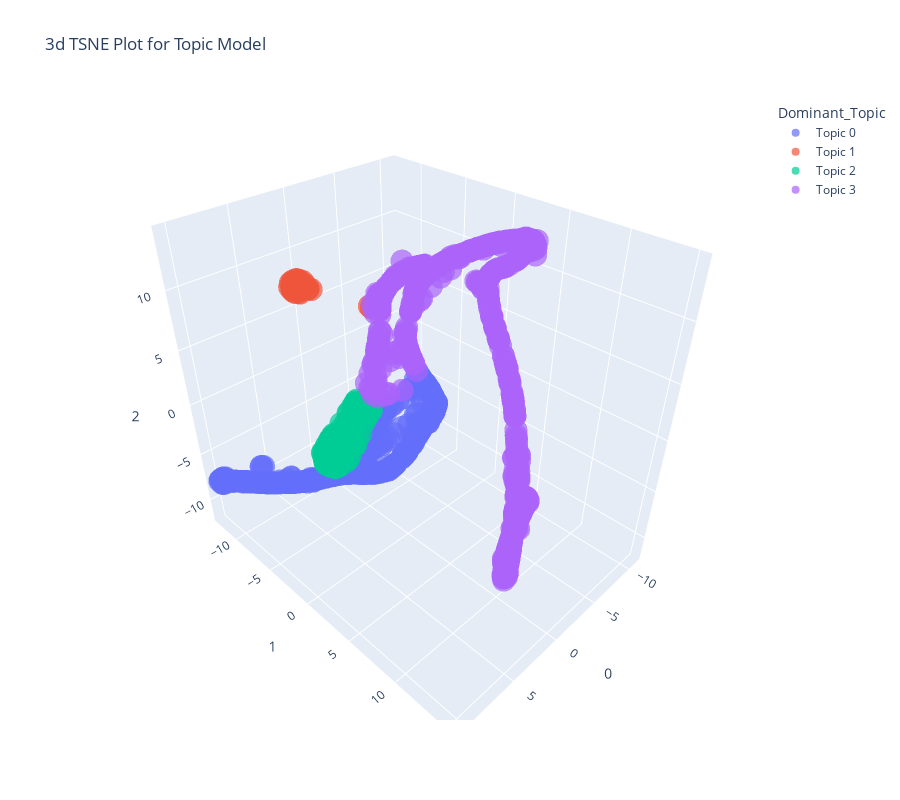

The code cell stored with this chart in its notebook:
### Markdown cell above
###  T-distributed Stochastic Neighbor Embedding (t-SNE)

### Code cell
plot_model(lda, plot = 'tsne')
